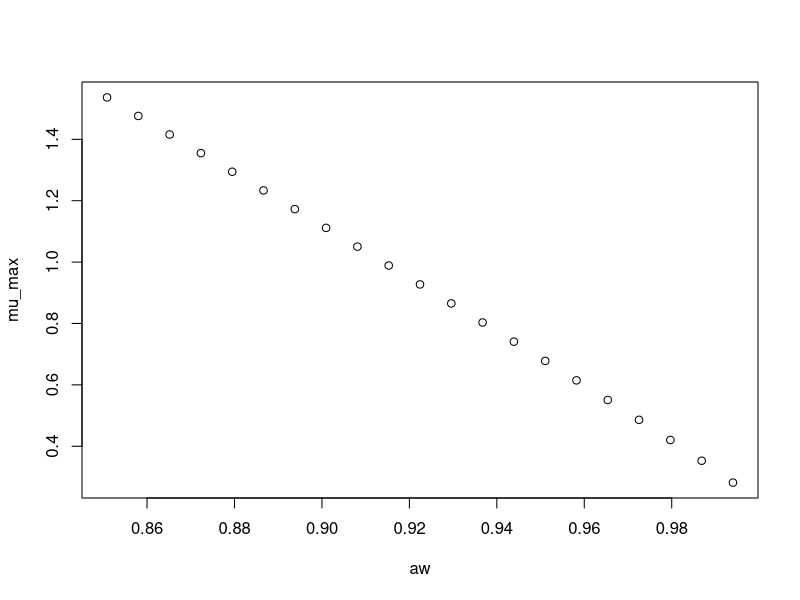

Write the R code that produced this figure.
#############################
# start of Parameter script
#############################
aw <- seq(0.85085,0.994005994005994,length.out=21)
#############################
# end of Parameter script
#############################
############################# 
# start of Model script Gropin ID 1093 
#############################
 
# constant coefficients for this model
 
variables <- data.frame(aw)
argumentsPar <- expand.grid(variables)
 
# heart of the model
response_surface <- function(aw) {
   mumax <-0.204+0.389*sqrt(1-aw)+7.927*((sqrt(1-aw))^2)

return(mumax=mumax)
} 

# output parameters
mumax <- cbind(argumentsPar,response_surface(argumentsPar['aw']))
colnames(mumax) <- c(colnames(argumentsPar),'mumax')
#############################
# End of Model script
#############################
############################# 
# start of Visualisation script Gropin ID 1093 
#############################
plot(aw,mumax$mumax,
                          xlab='aw',
                          ylab='mu_max')
#############################
# End of Visualisation script
#############################
